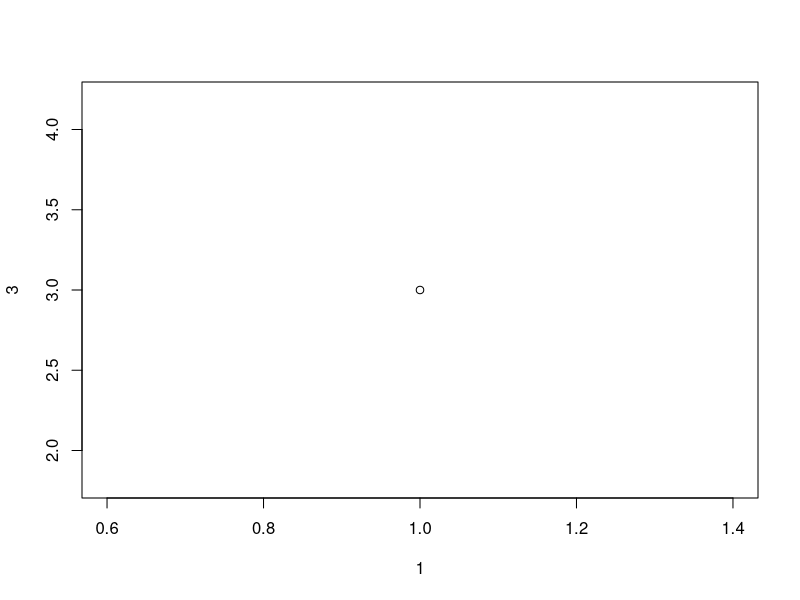
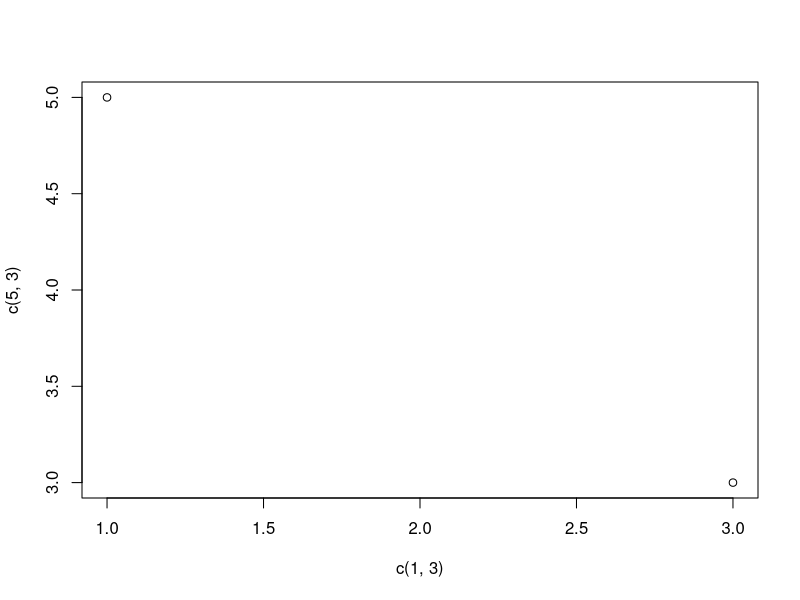
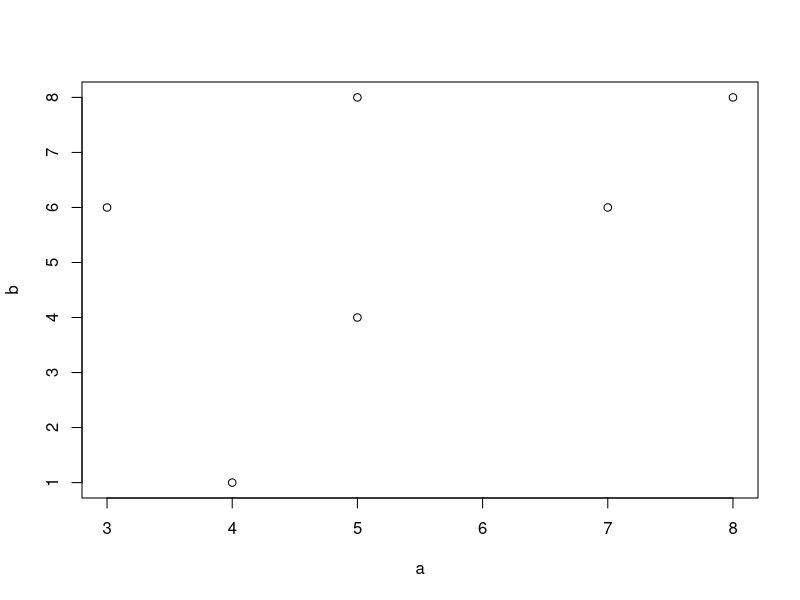
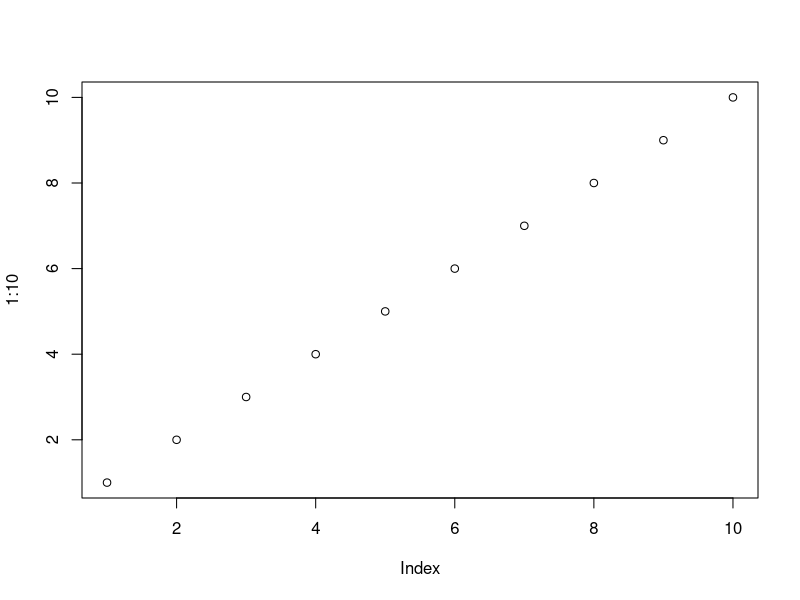
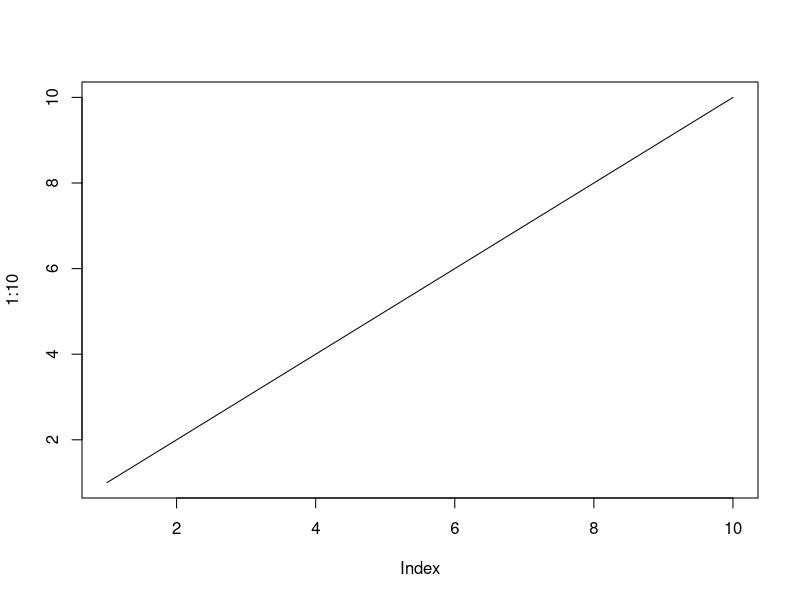
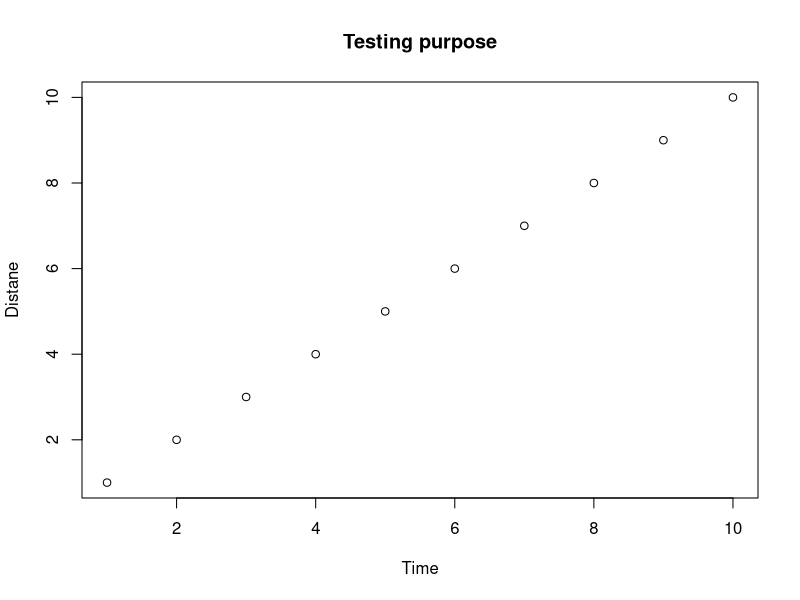
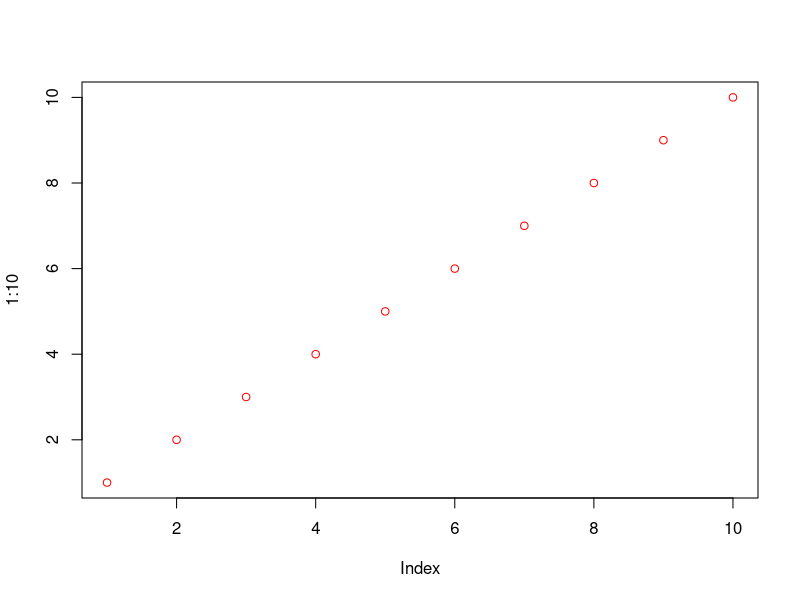
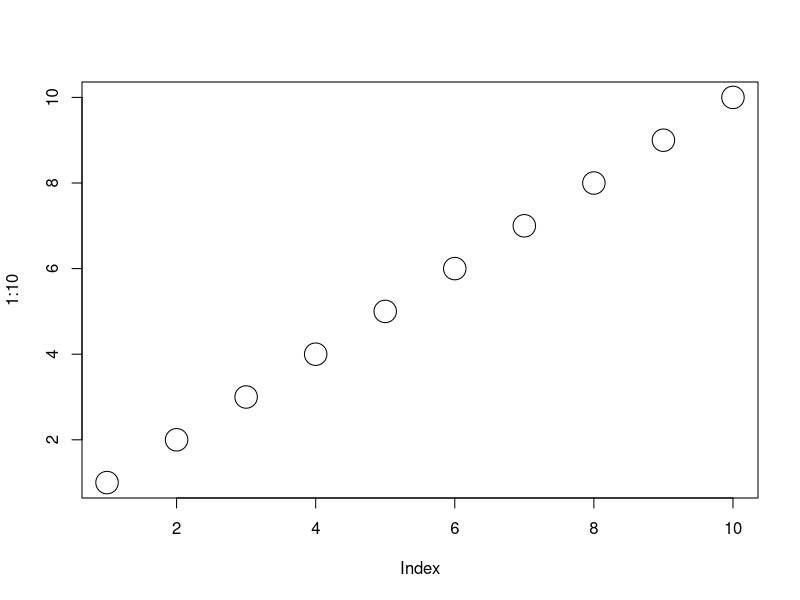

The R source for these figures, in order:
#How we can create plots and graph. 
#we use them for extracting information from a data.

plot(1,3)


plot(c(1,3),c(5,3))

a<-c(8,4,5,7,5,3)
b<-c(8,1,4,6,8,6)
plot(a,b)

plot(1:10)

#create a line
plot(1:10,type='l')

#create a plot with title name axis nane and all

plot(1:10,main='Testing purpose',xlab='Time',ylab='Distane')

plot(1:10, col='red')

#I want to change the size of points
plot(1:10,cex=3)

#change the shape in place of circle takes something else

plot(1:10,pch=4,cex=2)  #we can use pch from 0 to 25

#Line Grpah
plot(1:10,type='l')

#change width of a line
plot(1:10,type='l',lwd=3)

#change style of a line
plot(1:10,type='l',lwd=3,lty=3) #lty can be from 0 to 6.

#create multiple lines
a=c(1,2,3,4,5,6,7,8,9)
b=c(7,2,4,1,6,8,9,4,3)
plot(a,type='l',col='red')
lines(b,type='l',col='green')
#now we can easily compare two quantity and values.


#Scatter plots
x<-c(4,2,5,6,2,8,9)
y<-c(9,0,8,3,1,0,2)
plot(x,y)

#Labelling and putting headers on scatter plot
plot(x,y,main='Testing purpose',xlab='Time',ylab='Distane')

#I have two target and to extract information from it I want to make them plot seperately in single graph
x<-c(4,2,5,6,2,8,9)
y<-c(9,0,8,3,1,0,2)

x1<-c(6,1,23,45,6,3,2,5,9,0)
y1<-c(44,1,3,5,6,3,2,0,9,3)

plot(x,y,main='Testing purpose',xlab='Time',ylab='Distane',col="blue",cex=2)
points(x1,y1,col="red",cex=2)

#Scatter plot matrics
input <- mtcars[,c('mpg','cyl')]
print(head(input))
# Give the chart file a name.
png(file = "scatterplot_matrices.png")
# Plot the matrices between 4 variables giving 12 plots.
# One variable with 3 others and total 4 variables.
pairs(~wt+mpg+disp+cyl,data = mtcars,main =
        "Scatterplot Matrix")
dev.off()

#Bar plot:
x<-c("Pricing","Status","Profit","Sales")
y<-c(9,4,3,5)
barplot(y,names.arg = x)


#Bar graph Color change
barplot(y,names.arg = x,col="Green")


#Texture change in bar graph
barplot(y,names.arg = x,density=7)

#Width changes in bar graph
barplot(y,names.arg = x,width=y)

#We wants to create a horizontal bar graph
barplot(y,names.arg = x,horiz = TRUE)


#Pie chart
x<-c(90,80,70,10)
pie(x)

#Changing starting angle in pie chart.
pie(x,init.angle = 90)

#Giving labels and headers to pie chart
labelName<-c("Small","Very small","bigger","larger")
pie(x,labels = labelName,main="Time pass")

colors<-c("red","blue","black","green")
pie(x,labels = labelName,col = colors)

#How to use legends in pie chart.
pie(x,labels = labelName,col = colors)
legend("bottomright",labelName,fill=colors)

#3D pie charts
# Get the library.
#install.packages("plotrix")
library(plotrix)
pieval<-c(2,4,6,8)
pielabels<-
  c("We hate\n pies","We oppose\n  pies","We don't\n  care","We just love pies")
# grab the radial positions of the labels
lp<-pie3D(pieval,radius=0.9,labels=pielabels,explode=0.1,main="3D PIE OPINIONS")

# lengthen the last label and move it to the left
pielabels[4]<-"We cannot survive without our pies"
lp[4]<-4.8
# specify some new colors
pie3D(pieval,radius=0.9,labels=pielabels,explode=0.1,main="3D PIE OPINIONS",
      col=c("brown","#ddaa00","pink","#dd00dd"),labelpos=lp)


#Boxplot
input <- mtcars[,c('mpg','cyl')]
print(head(input))
# Give the chart file a name.
png(file = "D:/desktop/R programs/boxplot.png")
# Plot the chart.
boxplot(mpg ~ cyl, data = mtcars, xlab =
          "Number of Cylinders", ylab = "Miles
Per Gallon", main = "Mileage Data")
# Save the file.
dev.off()

#Histogram
# Create data for the graph.
v <- c(9,13,21,8,36,22,12,41,31,33,19)
# Give the chart file a name.
png(file = "histogram.png")
# Create the histogram.
hist(v,xlab = "Weight",col = "yellow",border = "blue")
# Save the file.
dev.off()



#File handling in R programming
#R programming have so many shortcuts to build your logic and that shortcut we can use with the help of file handling

#downloading of a file.
install.packages("package name")

#importing the packages in R programming
library(fastDummies)

#statistics: 


#Disadvantages: sometime the method use in statistics are not able to give clear information about something

#example: mean median and mode. we have multiple series with us whose somertime either mean/median/mode remain same.

#analytics tools are use in such cases.
